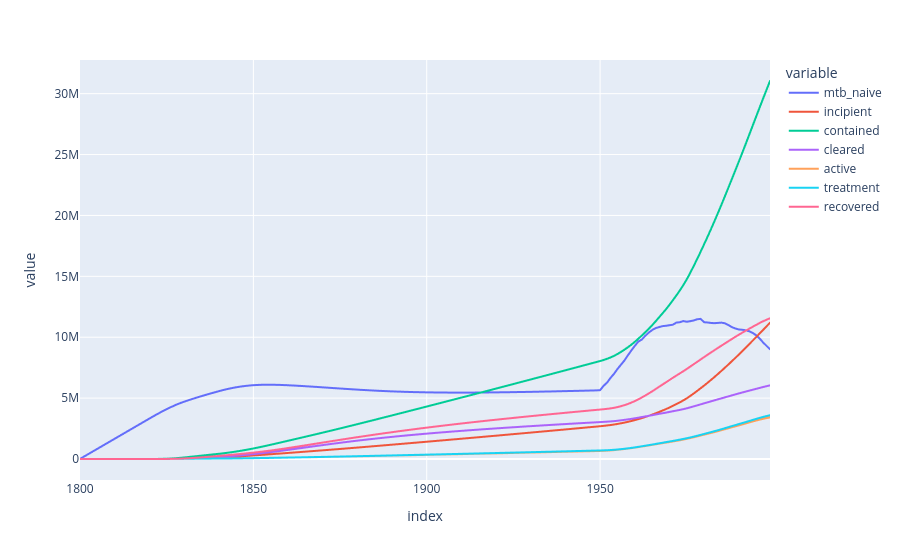

Notebook cell for this chart:
### Code cell
results["compartments"].sumcats(compartment=disease_state.categories()).to_pandas_df().plot()

### Figure 1 — Plotly figure (JSON) as saved in the notebook; plotly's stock layout.template omitted (floating-point values rounded to 4 significant figures; data arrays with more than 128 entries replaced by an {"elided": "..."} marker saying what was removed)
{"data": [{"hovertemplate": "variable=mtb_naive<br>index=%{x}<br>value=%{y}<extra></extra>", "legendgroup": "mtb_naive", "line": {"color": "#636efa", "dash": "solid"}, "marker": {"symbol": "circle"}, "mode": "lines", "name": "mtb_naive", "showlegend": true, "type": "scattergl", "x": {"elided": "200 float values"}, "xaxis": "x", "y": {"elided": "200 float values"}, "yaxis": "y"}, {"hovertemplate": "variable=incipient<br>index=%{x}<br>value=%{y}<extra></extra>", "legendgroup": "incipient", "line": {"color": "#EF553B", "dash": "solid"}, "marker": {"symbol": "circle"}, "mode": "lines", "name": "incipient", "showlegend": true, "type": "scattergl", "x": {"elided": "200 float values"}, "xaxis": "x", "y": {"elided": "200 float values"}, "yaxis": "y"}, {"hovertemplate": "variable=contained<br>index=%{x}<br>value=%{y}<extra></extra>", "legendgroup": "contained", "line": {"color": "#00cc96", "dash": "solid"}, "marker": {"symbol": "circle"}, "mode": "lines", "name": "contained", "showlegend": true, "type": "scattergl", "x": {"elided": "200 float values"}, "xaxis": "x", "y": {"elided": "200 float values"}, "yaxis": "y"}, {"hovertemplate": "variable=cleared<br>index=%{x}<br>value=%{y}<extra></extra>", "legendgroup": "cleared", "line": {"color": "#ab63fa", "dash": "solid"}, "marker": {"symbol": "circle"}, "mode": "lines", "name": "cleared", "showlegend": true, "type": "scattergl", "x": {"elided": "200 float values"}, "xaxis": "x", "y": {"elided": "200 float values"}, "yaxis": "y"}, {"hovertemplate": "variable=active<br>index=%{x}<br>value=%{y}<extra></extra>", "legendgroup": "active", "line": {"color": "#FFA15A", "dash": "solid"}, "marker": {"symbol": "circle"}, "mode": "lines", "name": "active", "showlegend": true, "type": "scattergl", "x": {"elided": "200 float values"}, "xaxis": "x", "y": {"elided": "200 float values"}, "yaxis": "y"}, {"hovertemplate": "variable=treatment<br>index=%{x}<br>value=%{y}<extra></extra>", "legendgroup": "treatment", "line": {"color": "#19d3f3", "dash": "solid"}, "marker": {"symbol": "circle"}, "mode": "lines", "name": "treatment", "showlegend": true, "type": "scattergl", "x": {"elided": "200 float values"}, "xaxis": "x", "y": {"elided": "200 float values"}, "yaxis": "y"}, {"hovertemplate": "variable=recovered<br>index=%{x}<br>value=%{y}<extra></extra>", "legendgroup": "recovered", "line": {"color": "#FF6692", "dash": "solid"}, "marker": {"symbol": "circle"}, "mode": "lines", "name": "recovered", "showlegend": true, "type": "scattergl", "x": {"elided": "200 float values"}, "xaxis": "x", "y": {"elided": "200 float values"}, "yaxis": "y"}], "layout": {"legend": {"title": {"text": "variable"}, "tracegroupgap": 0}, "margin": {"t": 60}, "xaxis": {"anchor": "y", "domain": [0, 1], "title": {"text": "index"}}, "yaxis": {"anchor": "x", "domain": [0, 1], "title": {"text": "value"}}}}
